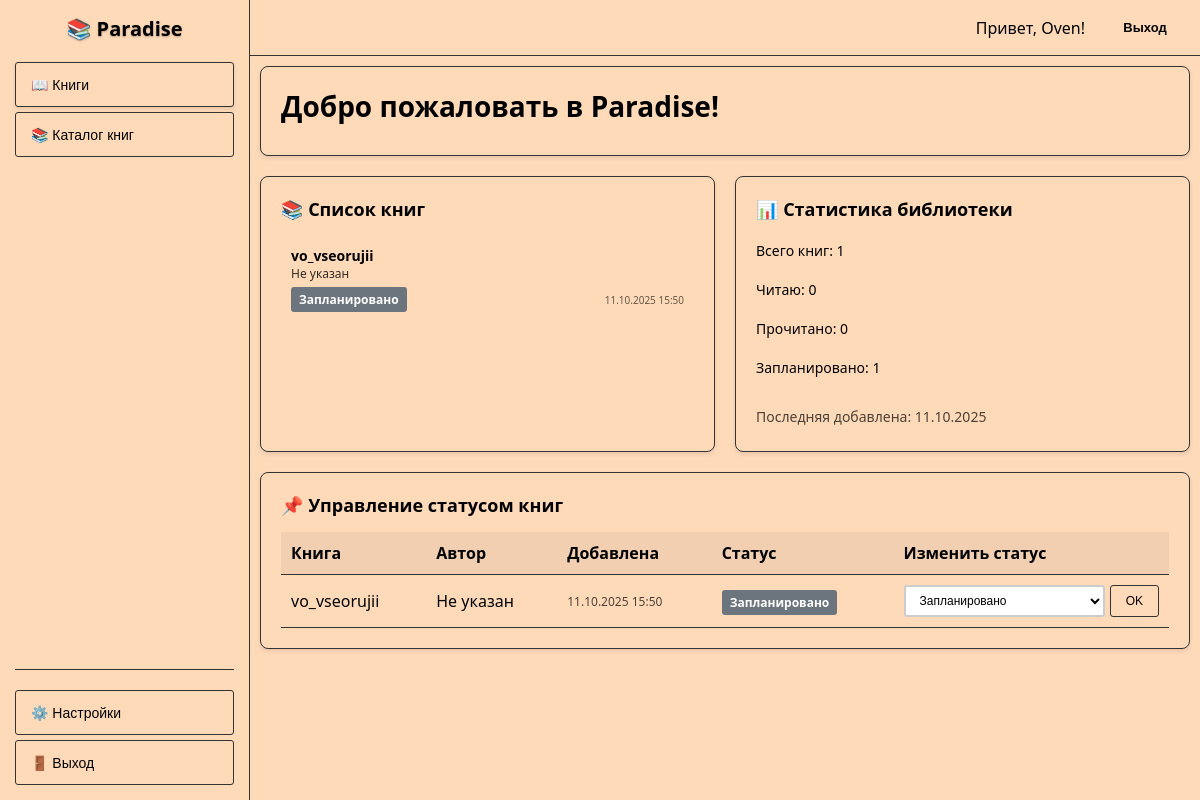
The app's page /php/user_dashboard.php (signed in) with its own data.
### tables this page shows
CREATE TABLE `user_books` (
  `user_id` int NOT NULL,
  `book_id` int NOT NULL,
  `status` text NOT NULL,
  `added_at` datetime DEFAULT CURRENT_TIMESTAMP,
  `last_opened_at` datetime DEFAULT NULL,
  PRIMARY KEY (`user_id`,`book_id`),
  KEY `book_id` (`book_id`),
  CONSTRAINT `user_books_ibfk_1` FOREIGN KEY (`user_id`) REFERENCES `users` (`UID`) ON DELETE CASCADE,
  CONSTRAINT `user_books_ibfk_2` FOREIGN KEY (`book_id`) REFERENCES `books` (`id`) ON DELETE CASCADE
);

CREATE TABLE `books` (
  `id` int NOT NULL AUTO_INCREMENT,
  `title` text NOT NULL,
  `author` text,
  `series` text,
  `series_index` int DEFAULT NULL,
  `language` text,
  `published_year` int DEFAULT NULL,
  `description` text,
  PRIMARY KEY (`id`)
);

### WEB/php/user_dashboard.php (the view, shortened to what this page needs)
<?php
require_once 'db.php';
$user_id = $_SESSION['user_id'];
$username = $_SESSION['username'];
$user_books = [];
$query = "SELECT b.id, b.title, b.author, ub.status, ub.added_at
          FROM user_books ub
          JOIN books b ON ub.book_id = b.id
          WHERE ub.user_id = ?
          ORDER BY ub.added_at DESC";
$stmt = mysqli_prepare($connect, $query);
mysqli_stmt_bind_param($stmt, 'i', $user_id);
mysqli_stmt_execute($stmt);
$result = mysqli_stmt_get_result($stmt);
while ($row = mysqli_fetch_assoc($result)) {
    $user_books[] = $row;
}
?>
<!DOCTYPE html>
<html lang="ru">
<head>
    <link rel="stylesheet" href="../css/main.css">
    <link rel="stylesheet" href="../css/user_dashboard.css">
</head>
<body>
    <div class="app-container">
        <div class="left-panel">
            <div class="library-title" onclick="window.location.href='user_dashboard.php'">📚 Paradise</div>
            <div class="nav-buttons">
                <button class="nav-button active" data-href="user_dashboard.php">📖 Книги</button>
                <button class="nav-button" data-href="catalog.php">📚 Каталог книг</button>
            </div>
            <div class="settings-buttons">
                <button class="nav-button" data-href="settings.php">⚙️ Настройки</button>
                <button class="nav-button" onclick="window.location.href='logout.php'">🚪 Выход</button>
            </div>
        </div>
        <div class="right-panel">
            <div class="top-bar">
                <div style="display: flex; align-items: center; gap: 15px;">
                    <span>Привет, <?= htmlspecialchars($username) ?>!</span>
                    <button class="exit-button" onclick="window.location.href='logout.php'">Выход</button>
                </div>
            </div>
            <div class="main-content">
                <div class="panel">
                    <h1 class="panel-title">Добро пожаловать в Paradise!</h1>
                </div>
                <div style="display: grid; grid-template-columns: 1fr 1fr; gap: 20px;">
                    <div class="panel">
                        <h2 class="panel-title" style="font-size: 18px; margin-bottom: 15px;">📚 Список книг</h2>
                        <?php if (!empty($user_books)): ?>
                            <ul class="books-list">
                                <?php foreach ($user_books as $book): ?>
                                <li class="book-item" data-book-id="<?= $book['id'] ?>">
                                    <div class="book-title"><?= htmlspecialchars($book['title']) ?></div>
                                    <div class="book-author"><?= htmlspecialchars($book['author'] ?? 'Не указан') ?></div>
                                    <div style="display: flex; justify-content: space-between; align-items: center; margin-top: 5px;">
                                        <span class="badge badge-<?=
                                            $book['status'] === 'reading' ? 'primary' :
                                            ($book['status'] === 'finished' ? 'success' : 'secondary')
                                        ?>">
                                            <?= $book['status'] === 'reading' ? 'Читаю' :
                                                ($book['status'] === 'finished' ? 'Прочитано' : 'Запланировано') ?>
                                        </span>
                                        <span style="font-size: 10px; opacity: 0.6;">
                                            <?= date('d.m.Y H:i', strtotime($book['added_at'])) ?>
                                        </span>
                                    </div>
                                </li>
                                <?php endforeach; ?>
                            </ul>
                        <?php else: ?>
                            <p style="text-align: center; opacity: 0.6; margin: 20px 0;">Книги ещё не добавлены</p>
                            <a href="catalog.php" class="btn btn-primary" style="width: 100%;">Перейти в каталог</a>
                        <?php endif; ?>
                    </div>
                    <div class="panel">
                        <h2 class="panel-title" style="font-size: 18px; margin-bottom: 15px;">📊 Статистика библиотеки</h2>
                        <div class="statistics-panel">
                            <div class="stat-item">Всего книг: <?= count($user_books) ?></div>
                            <div class="stat-item">
                                Читаю: <?= count(array_filter($user_books, fn($b) => $b['status'] === 'reading')) ?>
                            </div>
                            <div class="stat-item">
                                Прочитано: <?= count(array_filter($user_books, fn($b) => $b['status'] === 'finished')) ?>
                            </div>
                            <div class="stat-item">
                                Запланировано: <?= count(array_filter($user_books, fn($b) => $b['status'] === 'planned')) ?>
                            </div>
                            <?php if (!empty($user_books)): ?>
                                <div class="stat-item" style="margin-top: 15px; opacity: 0.7;">
                                    Последняя добавлена: <?= date('d.m.Y', strtotime($user_books[0]['added_at'])) ?>
                                </div>
                            <?php endif; ?>
                        </div>
                    </div>
                </div>
                <div class="panel">
                    <h2 class="panel-title" style="font-size: 18px; margin-bottom: 15px;">📌 Управление статусом книг</h2>
                    <?php if (!empty($user_books)): ?>
                        <div class="table-container">
                            <table>
                                <thead>
                                    <tr>
                                        <th>Книга</th>
                                        <th>Автор</th>
                                        <th>Добавлена</th>
                                        <th>Статус</th>
                                        <th>Изменить статус</th>
                                    </tr>
                                </thead>
                                <tbody>
                                <?php foreach ($user_books as $book): ?>
                                    <tr>
                                        <td><?= htmlspecialchars($book['title']) ?></td>
                                        <td><?= htmlspecialchars($book['author'] ?? 'Не указан') ?></td>
                                        <td style="font-size: 12px; opacity: 0.7;"><?= date('d.m.Y H:i', strtotime($book['added_at'])) ?></td>
                                        <td>
                                            <?php
                                            $label = $book['status'] === 'reading' ? 'Читаю' :
                                                     ($book['status'] === 'finished' ? 'Прочитано' :
                                                     ($book['status'] === 'paused' ? 'Пауза' :
                                                     ($book['status'] === 'dropped' ? 'Брошена' : 'Запланировано')));
                                            $color = $book['status'] === 'reading' ? 'primary' :
                                                     ($book['status'] === 'finished' ? 'success' :
                                                     ($book['status'] === 'paused' ? 'warning' :
                                                     ($book['status'] === 'dropped' ? 'danger' : 'secondary')));
                                            ?>
                                            <span class="badge badge-<?= $color ?>"><?= $label ?></span>
                                        </td>
                                        <td>
                                            <form method="POST" action="user_update_book_status.php" style="display: flex; gap: 5px; align-items: center;">
                                                <select name="status" class="form-control" style="height: 32px; font-size: 12px;">
                                                    <option value="planned"   <?= $book['status'] === 'planned'   ? 'selected' : '' ?>>Запланировано</option>
                                                </select>
                                                <button type="submit" class="btn" style="height: 32px; font-size: 12px;">OK</button>
                                            </form>
                                        </td>
                                    </tr>
                                <?php endforeach; ?>
                                </tbody>
                            </table>
                        </div>
                    <?php else: ?>
                        <p style="opacity: 0.6; margin: 10px 0;">Книг пока нет. Добавьте книги в каталоге.</p>
                    <?php endif; ?>
                </div>
            </div>
        </div>
    </div>
</body>
</html>

### WEB/css/main.css (style rules this page uses)
:root { --window-bg: #F2F2F2; --text-color: #000000; --button-bg: #FFDAB9; --button-border: #333333; --accent-color: #FFDAB9; --window-bg-dark: #1E1E1E; --text-color-dark: #FFFFFF; --button-bg-dark: #404040; --button-border-dark: #606060; --border-radius: 3px; --border-radius-medium: 8px; --border-radius-large: 15px; --border-radius-round: 20px; --shadow: 0 2px 4px rgba(0, 0, 0, 0.1); --shadow-medium: 0 4px 8px rgba(0, 0, 0, 0.15); --shadow-large: 0 10px 30px rgba(0, 0, 0, 0.3); }
* { margin: 0; padding: 0; box-sizing: border-box; }
body { font-family: 'Segoe UI', Tahoma, Geneva, Verdana, sans-serif; background-color: var(--button-bg); color: var(--text-color); min-height: 100vh; transition: background-color 0.3s ease, color 0.3s ease; }
.app-container { display: flex; min-height: 100vh; width: 100%; }
.left-panel { width: 250px; min-width: 250px; background-color: var(--button-bg); border-right: 1px solid var(--button-border); padding: 15px; display: flex; flex-direction: column; position: fixed; height: 100vh; overflow-y: auto; transition: background-color 0.3s ease, border-color 0.3s ease; z-index: 100; }
.library-title { font-size: 20px; font-weight: bold; text-align: center; margin-bottom: 20px; cursor: pointer; color: var(--text-color); text-shadow: 0 1px 2px rgba(0, 0, 0, 0.3); transition: color 0.3s ease; }
.nav-buttons { flex: 1; display: flex; flex-direction: column; gap: 5px; }
.nav-button { width: 100%; height: 45px; padding: 10px 15px; background-color: var(--button-bg); border: 1px solid var(--button-border); border-radius: var(--border-radius); color: var(--text-color); font-size: 14px; cursor: pointer; transition: all 0.2s ease; text-align: left; display: flex; align-items: center; gap: 8px; }
.nav-button.active { background-color: var(--accent-color); box-shadow: var(--shadow); }
.settings-buttons { margin-top: auto; padding-top: 20px; border-top: 1px solid var(--button-border); display: flex; flex-direction: column; gap: 5px; }
.right-panel { flex: 1; margin-left: 250px; display: flex; flex-direction: column; min-height: 100vh; width: calc(100% - 250px); }
.top-bar { background-color: var(--button-bg); border-bottom: 1px solid var(--button-border); padding: 10px; display: flex; justify-content: space-between; align-items: center; transition: background-color 0.3s ease, border-color 0.3s ease; }
.exit-button { width: 90px; height: 35px; background-color: transparent; border: 1px solid transparent; border-radius: 5px; color: var(--text-color); font-size: 13px; font-weight: 600; cursor: pointer; transition: all 0.2s ease; padding: 8px 15px; }
.main-content { flex: 1; padding: 10px; overflow-y: auto; }
.panel { background-color: var(--button-bg); border: 1px solid var(--button-border); border-radius: var(--border-radius-medium); padding: 20px; margin-bottom: 20px; box-shadow: var(--shadow); transition: all 0.3s ease; }
.panel-title { font-size: 28px; font-weight: bold; margin-bottom: 10px; color: var(--text-color); }
.btn { padding: 8px 15px; background-color: var(--button-bg); border: 1px solid var(--button-border); border-radius: var(--border-radius); color: var(--text-color); font-size: 14px; cursor: pointer; transition: all 0.2s ease; text-decoration: none; display: inline-block; text-align: center; }
.form-control { width: 100%; height: 40px; padding: 5px 10px; font-size: 16px; background-color: white; border: 2px solid #CCCCCC; border-radius: var(--border-radius); color: black; transition: border-color 0.2s ease; }
.books-list { list-style: none; padding: 0; }
.book-item { padding: 10px; margin: 5px 0; background-color: transparent; border-radius: var(--border-radius); transition: background-color 0.2s ease; cursor: pointer; }
.book-title { font-weight: bold; font-size: 14px; }
.book-author { font-size: 12px; opacity: 0.8; }
.statistics-panel { display: flex; flex-direction: column; gap: 10px; }
.stat-item { font-size: 14px; margin: 5px 0; }
.table-container { overflow-x: auto; }
table { width: 100%; border-collapse: collapse; }
table th, table td { padding: 10px; text-align: left; border-bottom: 1px solid var(--button-border); }
table th { font-weight: bold; background-color: rgba(0, 0, 0, 0.05); }
.badge { padding: 4px 8px; border-radius: var(--border-radius); font-size: 12px; font-weight: 600; }
.badge-secondary { background-color: #6c757d; color: white; }

### records on screen
user_books: book.title "vo_vseorujii", book.author "Не указан", shows "Запланировано", added_at "11.10.2025 15:50", status "0", status "1", added_at "11.10.2025", status "Запланировано"

### other values on screen
$username "Oven"
count($user_books) "1"
